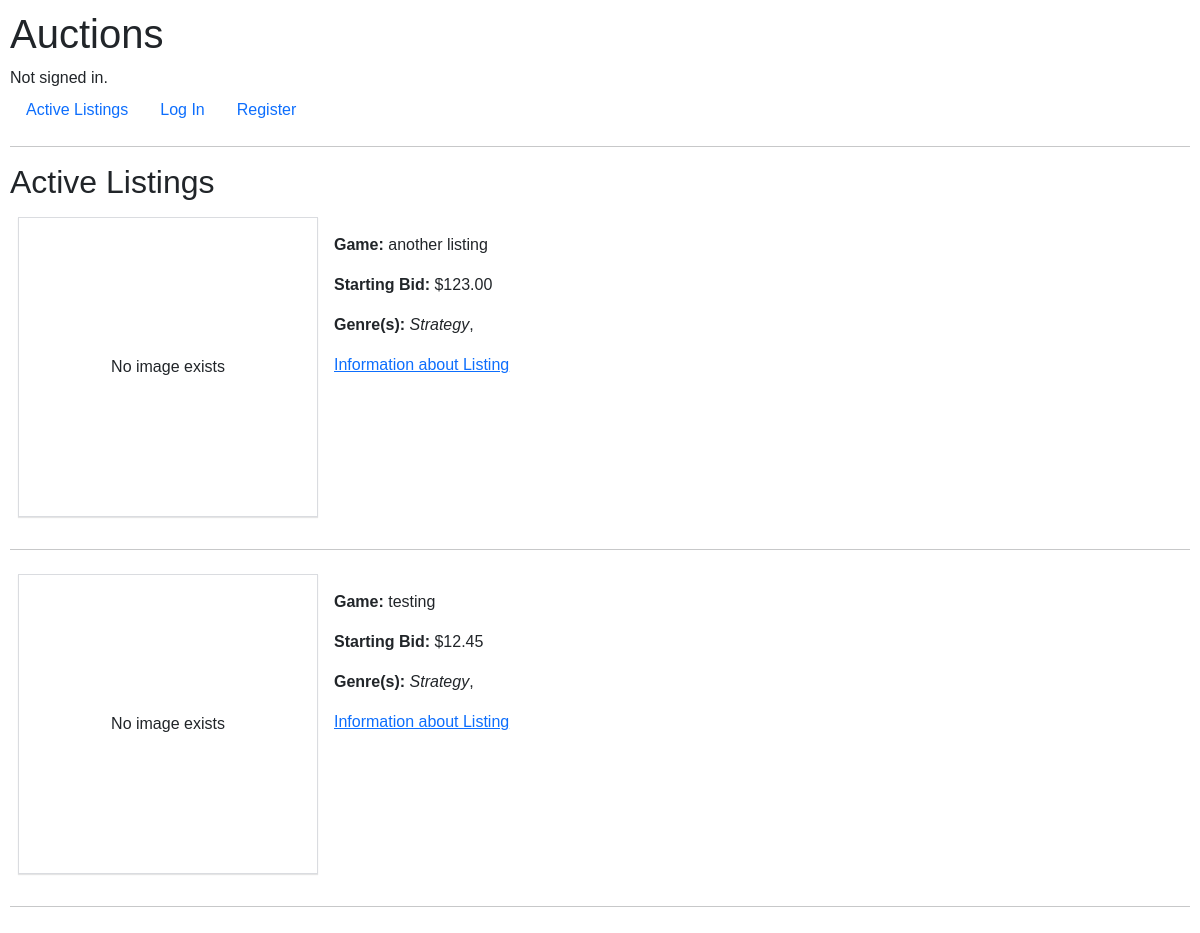
The page /search/strategy on the database its author committed.
### auctions/models.py (models this page shows, shortened)
class Listing(models.Model):
    listing_id = models.AutoField(primary_key=True)
    owner = models.ForeignKey(User, on_delete=models.CASCADE, default=None, related_name="owner")
    title = models.CharField(max_length=64)
    description = models.CharField(max_length=255, verbose_name="Description")
    starting_bid = models.DecimalField(max_digits=5, decimal_places=2, verbose_name="Starting Bid", validators=[MinValueValidator(Decimal('0.01'))])
    highest_bid = models.ForeignKey('Bid', on_delete=models.CASCADE, default=None, blank=True, null=True, related_name="highest_bid")
    image = models.ImageField(upload_to='auctions/media', default=None, blank=True, null=True, verbose_name="Image (Optional)")
    date = models.DateTimeField(auto_now_add=True)
    genres = models.ManyToManyField(Genre, verbose_name="Genre(s)")
    status = models.BooleanField(default=True)

class Genre(models.Model):
    name = models.CharField(max_length=32, unique=True)
    slug = models.SlugField(null=True, unique=True)
    def __str__(self):
        return f"{self.name}"

### auctions/views.py (the view)
# urls.py: path("search", views.search, name="search"),
def search(request, slug=None):
    genres = Genre.objects.all()
    if not genres.filter(slug=slug).exists() and slug is not None:
        messages.error(request, 'Sorry this category/genre does not exist in the database. Please select the below options.')
    else:
        listings = Listing.objects.all()
        if slug is not None:
            listings_searched = listings.filter(genres=genres.filter(slug=slug)[0].id)
            return render(request, "auctions/index.html", {
                'listings': listings_searched
            })
    return render(request, "auctions/search.html", {
        'genres': genres
    })

### auctions/templates/auctions/index.html (shortened to what this page needs)
{% extends "auctions/layout.html"%}
{% block body %}
    <h2>Active Listings</h2>
    {% if listings|length > 0 %}
        {% for listing in listings %}
            <div class="d-flex p-2">
            <div id="img-div" class="d-flex justify-content-center align-items-center flex-column mb-2 p-2">
                {% if listing.image %}
                <img src="{{ listing.image.url }}">
                {% else %}
                No image exists
                {% endif %}
            </div>
            <div class="d-flex flex-column mb-2 p-2">
                <div class="p-2"><b>Game:</b> {{ listing.title }}</div>
                <div class="p-2"><b>Starting Bid:</b> ${{ listing.starting_bid }}</div>
                <div class="p-2"> <b>Genre(s):</b>
                {% for genre in listing.genres.all %}
                    <i>{{ genre }}</i>,&nbsp
                {% endfor %}
                </div>
                <div class="p-2"><a href="{% url 'listing' listing.listing_id %}">Information about Listing</a></div>
            </div>
        </div>
        <hr>
        {% endfor %}
    {% else %}
        <h3>No Listings Available!</h3>
    {% endif %}
{% endblock %}

### auctions/static/auctions/styles.css (style rules this page uses)
* { font-family:'Gill Sans', 'Gill Sans MT', Calibri, 'Trebuchet MS', sans-serif; }
body { padding: 10px; }
#img-div { width: 300px; height: 300px; box-shadow: 0 1px 1px rgb(0 0 0 / 10%); border: 1px solid #dadce0; }

### rows shown on the page
Listing: image "No image exists", title "another listing", starting_bid "123.00"
Genre: name "Strategy"
Listing: image "No image exists", title "testing", starting_bid "12.45"
